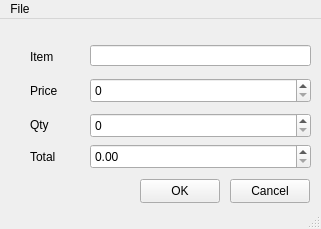
<?xml version="1.0" encoding="UTF-8"?>
<ui version="4.0">
 <class>MainWindow</class>
 <widget class="QMainWindow" name="MainWindow">
  <property name="geometry">
   <rect>
    <x>0</x>
    <y>0</y>
    <width>321</width>
    <height>229</height>
   </rect>
  </property>
  <property name="windowTitle">
   <string>MainWindow</string>
  </property>
  <widget class="QWidget" name="centralwidget">
   <widget class="QLabel" name="item_label">
    <property name="geometry">
     <rect>
      <x>30</x>
      <y>30</y>
      <width>49</width>
      <height>16</height>
     </rect>
    </property>
    <property name="text">
     <string>Item</string>
    </property>
   </widget>
   <widget class="QLineEdit" name="item">
    <property name="geometry">
     <rect>
      <x>90</x>
      <y>26</y>
      <width>221</width>
      <height>21</height>
     </rect>
    </property>
   </widget>
   <widget class="QLabel" name="price_label">
    <property name="geometry">
     <rect>
      <x>30</x>
      <y>64</y>
      <width>49</width>
      <height>16</height>
     </rect>
    </property>
    <property name="text">
     <string>Price</string>
    </property>
   </widget>
   <widget class="QSpinBox" name="price">
    <property name="geometry">
     <rect>
      <x>90</x>
      <y>59</y>
      <width>221</width>
      <height>25</height>
     </rect>
    </property>
   </widget>
   <widget class="QSpinBox" name="qty">
    <property name="geometry">
     <rect>
      <x>90</x>
      <y>94</y>
      <width>221</width>
      <height>25</height>
     </rect>
    </property>
    <property name="maximum">
     <number>999</number>
    </property>
   </widget>
   <widget class="QLabel" name="qty_label">
    <property name="geometry">
     <rect>
      <x>30</x>
      <y>98</y>
      <width>49</width>
      <height>16</height>
     </rect>
    </property>
    <property name="text">
     <string>Qty</string>
    </property>
   </widget>
   <widget class="QLabel" name="total_label">
    <property name="geometry">
     <rect>
      <x>30</x>
      <y>130</y>
      <width>49</width>
      <height>16</height>
     </rect>
    </property>
    <property name="text">
     <string>Total</string>
    </property>
   </widget>
   <widget class="QPushButton" name="submit">
    <property name="geometry">
     <rect>
      <x>140</x>
      <y>160</y>
      <width>80</width>
      <height>24</height>
     </rect>
    </property>
    <property name="text">
     <string>OK</string>
    </property>
   </widget>
   <widget class="QPushButton" name="cancel">
    <property name="geometry">
     <rect>
      <x>230</x>
      <y>160</y>
      <width>80</width>
      <height>24</height>
     </rect>
    </property>
    <property name="text">
     <string>Cancel</string>
    </property>
   </widget>
   <widget class="QDoubleSpinBox" name="total">
    <property name="geometry">
     <rect>
      <x>90</x>
      <y>125</y>
      <width>221</width>
      <height>25</height>
     </rect>
    </property>
    <property name="maximum">
     <double>9999.989999999999782</double>
    </property>
   </widget>
  </widget>
  <widget class="QMenuBar" name="menubar">
   <property name="geometry">
    <rect>
     <x>0</x>
     <y>0</y>
     <width>321</width>
     <height>21</height>
    </rect>
   </property>
   <widget class="QMenu" name="menuFile">
    <property name="title">
     <string>File</string>
    </property>
    <addaction name="actionOpen_From"/>
    <addaction name="actionSave_To"/>
    <addaction name="separator"/>
    <addaction name="actionExit"/>
    <addaction name="actionExit_No_confirmation"/>
    <addaction name="actionClear_Form"/>
   </widget>
   <addaction name="menuFile"/>
  </widget>
  <widget class="QStatusBar" name="statusbar"/>
  <action name="actionOpen_From">
   <property name="text">
    <string>Restore From..</string>
   </property>
  </action>
  <action name="actionSave_To">
   <property name="text">
    <string>Save To..</string>
   </property>
  </action>
  <action name="actionExit">
   <property name="text">
    <string>Exit</string>
   </property>
  </action>
  <action name="actionExit_No_confirmation">
   <property name="text">
    <string>Exit (No confirmation)</string>
   </property>
  </action>
  <action name="actionClear_Form">
   <property name="text">
    <string>Clear Form</string>
   </property>
  </action>
 </widget>
 <resources/>
 <connections/>
</ui>
